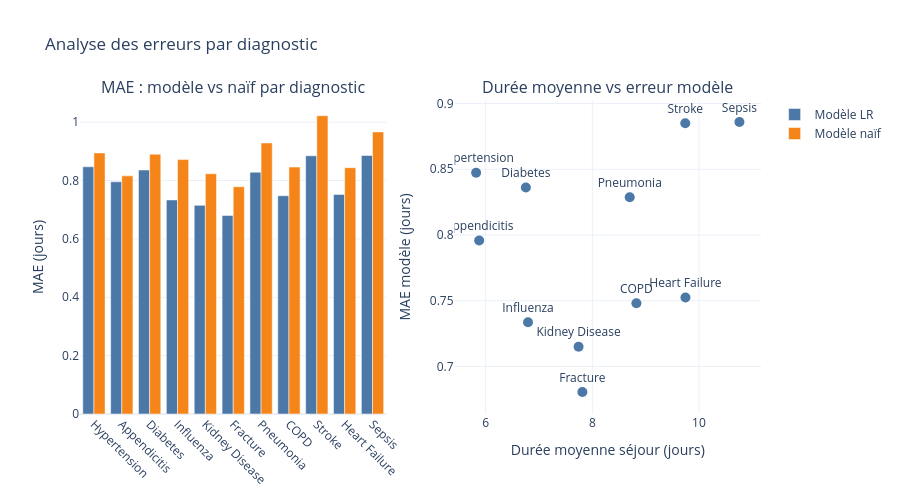

Write notebook code for a chart like this one.
### Markdown cell above
Le gain sur le modèle naïf est réel mais modeste — entre 0.05 et 0.14 jour de gain selon le diagnostic. C'est la limite naturelle de la régression linéaire : elle apprend bien les moyennes par groupe mais ne capte pas les interactions entre features. Un modèle non linéaire devrait creuser cet écart, particulièrement sur Sepsis et Stroke où la complexité clinique est la plus forte.

### Code cell
from plotly.subplots import make_subplots

df_results = df_results.sort_values("baseline_pred")

fig = make_subplots(
    rows=1, cols=2,
    subplot_titles=("MAE : modèle vs naïf par diagnostic",
                    "Durée moyenne vs erreur modèle")
)

# Viz 1 — Barres groupées
fig.add_trace(go.Bar(
    name="Modèle LR",
    x=df_results.index,
    y=df_results["error_model"],
    marker_color="#4C78A8"
), row=1, col=1)

fig.add_trace(go.Bar(
    name="Modèle naïf",
    x= df_results.index,
    y= df_results["error_baseline"],
    marker_color="#F58518"
), row=1, col=1)

# Viz 2 — Scatter durée vs erreur
fig.add_trace(go.Scatter(
    x=df_results["baseline_pred"],
    y= df_results["error_model"],
    mode="markers+text",
    text= df_results.index,
    textposition="top center",
    marker=dict(size=10, color="#4C78A8"),
    showlegend=False
), row=1, col=2)

fig.update_layout(
    barmode="group",
    template="plotly_white",
    title="Analyse des erreurs par diagnostic",
    height=500
)

fig.update_xaxes(tickangle=45, row=1, col=1)
fig.update_yaxes(title_text="MAE (jours)", row=1, col=1)
fig.update_xaxes(title_text="Durée moyenne séjour (jours)", row=1, col=2)
fig.update_yaxes(title_text="MAE modèle (jours)", row=1, col=2)

fig.show()

### Figure 1 — Plotly figure (JSON) as saved in the notebook; plotly's stock layout.template omitted (floating-point values rounded to 4 significant figures)
{"data": [{"marker": {"color": "#4C78A8"}, "name": "Modèle LR", "type": "bar", "x": ["Hypertension", "Appendicitis", "Diabetes", "Influenza", "Kidney Disease", "Fracture", "Pneumonia", "COPD", "Stroke", "Heart Failure", "Sepsis"], "xaxis": "x", "y": [0.8473, 0.7958, 0.8361, 0.7335, 0.715, 0.6805, 0.8287, 0.748, 0.885, 0.7524, 0.886], "yaxis": "y"}, {"marker": {"color": "#F58518"}, "name": "Modèle naïf", "type": "bar", "x": ["Hypertension", "Appendicitis", "Diabetes", "Influenza", "Kidney Disease", "Fracture", "Pneumonia", "COPD", "Stroke", "Heart Failure", "Sepsis"], "xaxis": "x", "y": [0.8946, 0.8161, 0.8901, 0.8719, 0.8232, 0.7787, 0.9288, 0.8463, 1.022, 0.8441, 0.9668], "yaxis": "y"}, {"marker": {"color": "#4C78A8", "size": 10}, "mode": "markers+text", "showlegend": false, "text": ["Hypertension", "Appendicitis", "Diabetes", "Influenza", "Kidney Disease", "Fracture", "Pneumonia", "COPD", "Stroke", "Heart Failure", "Sepsis"], "textposition": "top center", "type": "scatter", "x": [5.821, 5.878, 6.754, 6.794, 7.742, 7.813, 8.701, 8.827, 9.743, 9.747, 10.76], "xaxis": "x2", "y": [0.8473, 0.7958, 0.8361, 0.7335, 0.715, 0.6805, 0.8287, 0.748, 0.885, 0.7524, 0.886], "yaxis": "y2"}], "layout": {"annotations": [{"font": {"size": 16}, "showarrow": false, "text": "MAE : modèle vs naïf par diagnostic", "x": 0.225, "xanchor": "center", "xref": "paper", "y": 1, "yanchor": "bottom", "yref": "paper"}, {"font": {"size": 16}, "showarrow": false, "text": "Durée moyenne vs erreur modèle", "x": 0.775, "xanchor": "center", "xref": "paper", "y": 1, "yanchor": "bottom", "yref": "paper"}], "barmode": "group", "height": 500, "title": {"text": "Analyse des erreurs par diagnostic"}, "xaxis": {"anchor": "y", "domain": [0, 0.45], "tickangle": 45}, "xaxis2": {"anchor": "y2", "domain": [0.55, 1], "title": {"text": "Durée moyenne séjour (jours)"}}, "yaxis": {"anchor": "x", "domain": [0, 1], "title": {"text": "MAE (jours)"}}, "yaxis2": {"anchor": "x2", "domain": [0, 1], "title": {"text": "MAE modèle (jours)"}}}}
